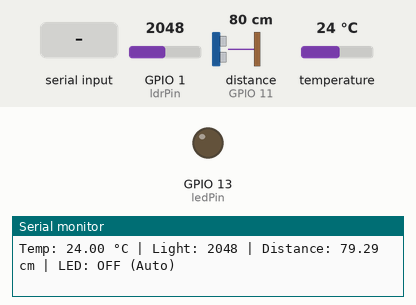
Recording of a sketch running on a simulated ESP32-S3. Shown: output pins drawn as LEDs (lit = HIGH), the last lines printed to the serial monitor. Wiring (inferred from the names in the program): ultrasonic range finder: trigger GPIO 10; echo GPIO 11. The test bench sets the inputs (shaded band); at power-on: distance to the obstacle (sensor on GPIO 11) 80 cm, GPIO 1 (ldrPin) = 2048, temperature 24 °C. The echo pulse lasts 58.3 µs per cm; pins used as bus, display or sensor lines are not drawn.

Above: at 3.3 s.
3.4 s: distance to the obstacle (sensor on GPIO 11) set to 22 cm
5.8 s: distance to the obstacle (sensor on GPIO 11) set to 18 cm
At 6.8 s:
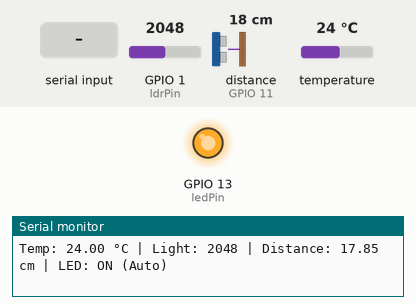
13.0 s: "0" received over Serial
At 14.8 s:
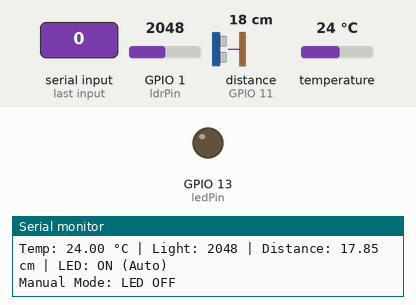
15.4 s: "a" received over Serial
At 18.2 s:
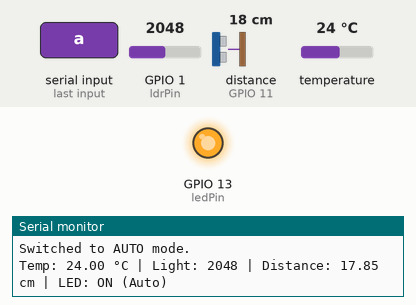
Timing chart, 0 to 18.9 s (numbered marks = the images above; inputs shaded):
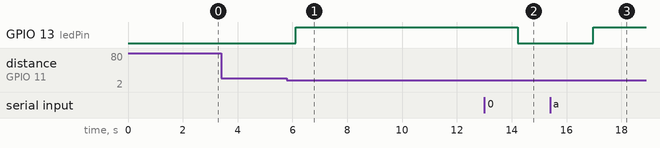

The sketch:

activity4_a1.ino
```cpp
#include <OneWire.h>
#include <DallasTemperature.h>

#define trigPin 10
#define echoPin 11
#define ledPin 13
#define tempPin 12    // DS18B20 data pin
#define ldrPin A0

#define TEMP_THRESHOLD 30.0
#define LIGHT_THRESHOLD 400
#define DIST_THRESHOLD 20

bool autoMode = true;

// Setup DS18B20
OneWire oneWire(tempPin);
DallasTemperature sensors(&oneWire);

void setup() {
  Serial.begin(9600);
  pinMode(trigPin, OUTPUT);
  pinMode(echoPin, INPUT);
  pinMode(ledPin, OUTPUT);

  sensors.begin();

  Serial.println("System Ready.");
  Serial.println("Type 'A' for Auto Mode, '1' to force LED ON, '0' to force LED OFF.");
}

void loop() {
  bool ledState = false;

  if (Serial.available() > 0) {
    char cmd = Serial.read();
    if (cmd == 'A' || cmd == 'a') {
      autoMode = true;
      Serial.println("Switched to AUTO mode.");
    } else if (cmd == '1') {
      autoMode = false;
      digitalWrite(ledPin, HIGH);
      Serial.println("Manual Mode: LED ON");
    } else if (cmd == '0') {
      autoMode = false;
      digitalWrite(ledPin, LOW);
      Serial.println("Manual Mode: LED OFF");
    }
  }

  if (autoMode) {
    sensors.requestTemperatures();
    float temperature = sensors.getTempCByIndex(0);
    if (temperature > TEMP_THRESHOLD) {
      ledState = true;
    }

    int lightValue = analogRead(ldrPin);
    if (lightValue < LIGHT_THRESHOLD) {
      ledState = true;
    }

    digitalWrite(trigPin, LOW);
    delayMicroseconds(2);
    digitalWrite(trigPin, HIGH);
    delayMicroseconds(10);
    digitalWrite(trigPin, LOW);
    long duration = pulseIn(echoPin, HIGH);
    float distance = (duration * 0.034) / 2;
    if (distance < DIST_THRESHOLD) {
      ledState = true;
    }

    digitalWrite(ledPin, ledState ? HIGH : LOW);
    Serial.print("Temp: ");
    Serial.print(temperature);
    Serial.print(" °C | Light: ");
    Serial.print(lightValue);
    Serial.print(" | Distance: ");
    Serial.print(distance);
    Serial.print(" cm | LED: ");
    Serial.println(ledState ? "ON (Auto)" : "OFF (Auto)");
  }

  delay(1000);
}
```

Measured:
- the behaviour switches between 21 and 20 cm on distance to the obstacle (sensor on GPIO 11) (found by bisection; images 0 and 1)
- after the input at 5.8 s, GPIO 13 (ledPin): LOW → HIGH after 0.32 s
- after the input at 13.0 s, GPIO 13 (ledPin): HIGH → LOW after 1.2 s
- after the input at 15.4 s, GPIO 13 (ledPin): LOW → HIGH after 1.6 s
